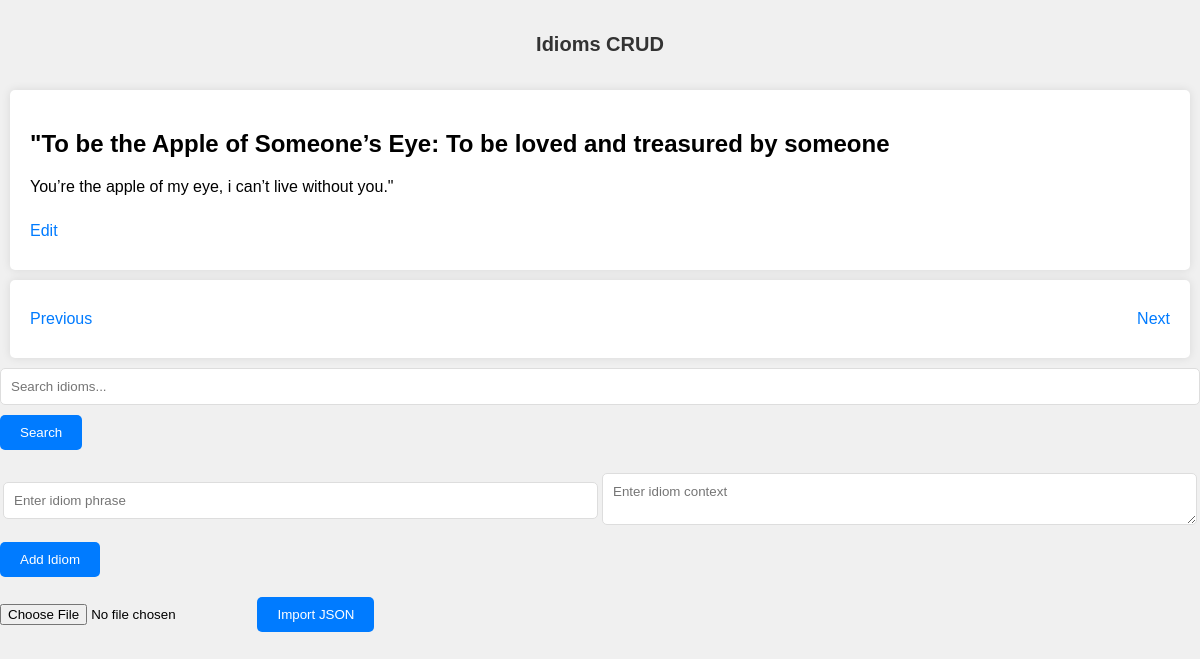
The app's page /, older data.
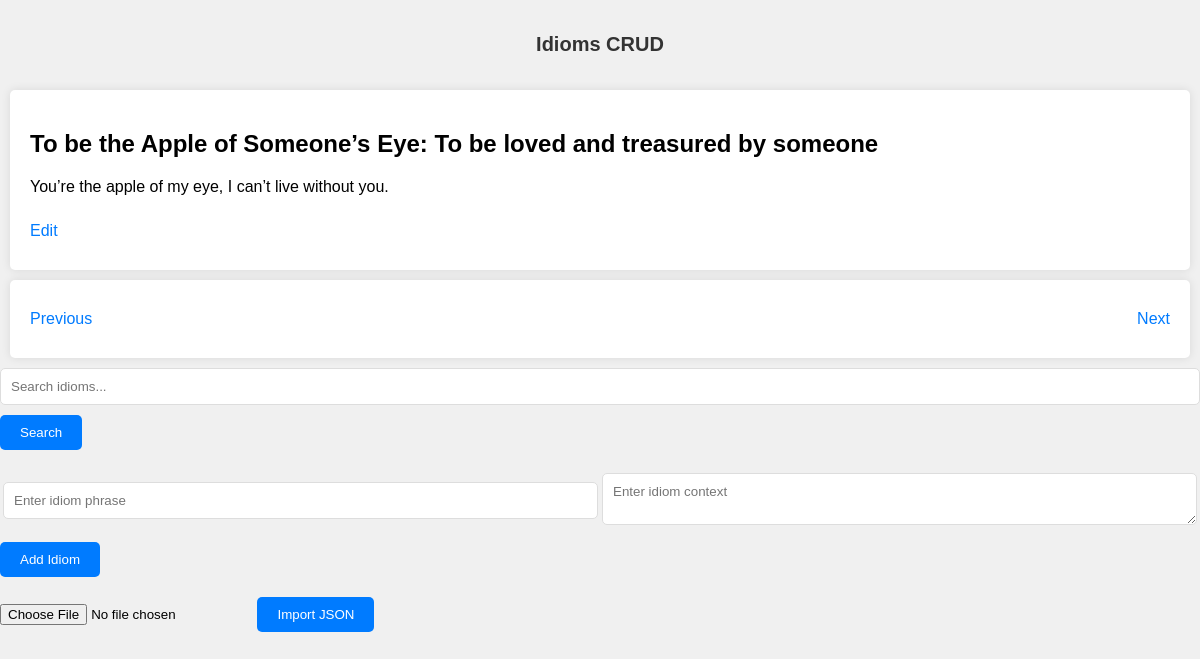
The same page, newer data.
### main.py (models this page shows)
class Idiom(db.Model):
    id = db.Column(db.Integer, primary_key=True)
    phrase = db.Column(db.String(80), unique=True, nullable=False)
    context = db.Column(db.String(120), nullable=False)

### main.py (the view)
@app.route('/')
def home():
    global current_idiom
    idioms = Idiom.query.all()
    current_idiom = random.choice(idioms)
    return render_template('home.html', idiom=current_idiom)

### templates/home.html (shortened to what this page needs)
<!DOCTYPE html>
<html>
<head>
    <h1 class="title">Idioms CRUD</h1>
    <link rel="stylesheet" href="{{ url_for('static', filename='styles.css') }}">
</head>
<body>
      <div>
        <h2>{{ idiom.phrase }}</h2>
        <p>{{ idiom.context }}</p>
        <a href="{{ url_for('edit_idiom', id=idiom.id) }}">Edit</a>
    </div>
    <div class="button-container">
        <a href="{{ url_for('previous_idiom') }}">Previous</a>
        <a href="{{ url_for('next_idiom') }}">Next</a>
    </div>
    <form action="{{ url_for('search_idiom') }}" method="get">
        <input type="text" name="query" placeholder="Search idioms...">
        <input type="submit" value="Search">
    </form>
<form method="POST" action="{{ url_for('add_idiom') }}">
    <table>
        <tr>
            <td>
                <input type="text" name="phrase" placeholder="Enter idiom phrase" required>
            </td>
            <td>
                <textarea name="context" placeholder="Enter idiom context" required></textarea>
            </td>
        </tr>
    </table>
    <input type="submit" value="Add Idiom">
</form>
    <form action="{{ url_for('import_json') }}" method="post" enctype="multipart/form-data">
        <input type="file" name="file">
        <input type="submit" value="Import JSON">
    </form>
</body>
</html>

Row changes from the older to the newer data that the page shows:
changed Idiom: phrase "\"To be the Apple of Someone’s Eye: To be loved and treasured by someone" → "To be the Apple of Someone’s Eye: To be loved and treasured by someone"; context "You’re the apple of my eye, i can’t live without you.\"" → "You’re the apple of my eye, I can’t live without you."
